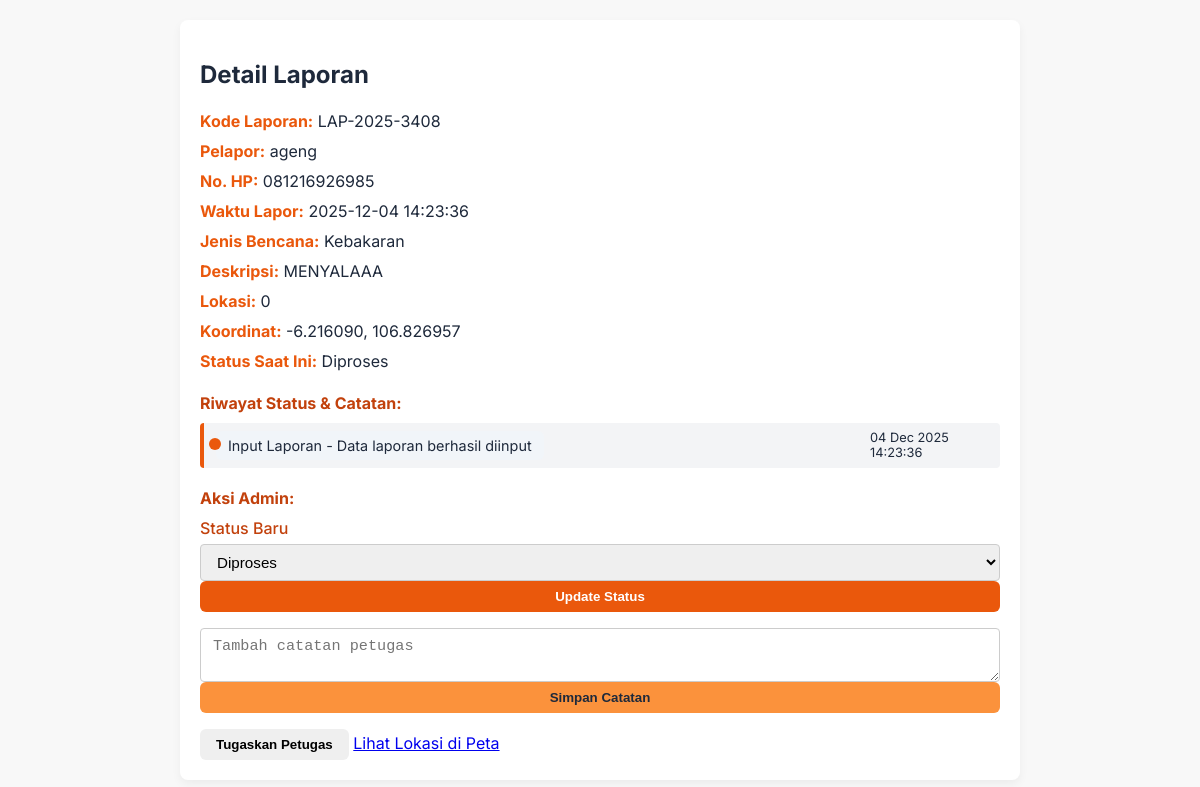
The page /admin/laporan_detail.php?id=22 (signed in) on the database its author committed.
### tables this page shows
CREATE TABLE `tb_laporan` (
  `id_laporan` int NOT NULL,
  `kode_laporan` varchar(20) NOT NULL,
  `nama_pelapor` varchar(100) NOT NULL,
  `no_hp` varchar(20) NOT NULL,
  `alamat` text NOT NULL,
  `latitude` decimal(10,6) DEFAULT NULL,
  `longitude` decimal(10,6) DEFAULT NULL,
  `jenis_bencana` enum('Banjir','Gempa Bumi','Tanah Longsor','Kebakaran','Angin Puting Beliung','Tsunami','Gunung Meletus','Kekeringan','Lainnya') NOT NULL,
  `jenis_kerusakan` enum('Ringan','Sedang','Berat','Sangat Berat') NOT NULL,
  `deskripsi` text,
  `foto` varchar(255) DEFAULT NULL,
  `status` enum('Menunggu','Diproses','Selesai') NOT NULL DEFAULT 'Menunggu',
  `id_petugas` int DEFAULT NULL,
  `catatan_admin` text,
  `tanggal_lapor` timestamp NULL DEFAULT CURRENT_TIMESTAMP,
  `tanggal_update` timestamp NULL DEFAULT CURRENT_TIMESTAMP ON UPDATE CURRENT_TIMESTAMP,
  `created_at` datetime NOT NULL DEFAULT CURRENT_TIMESTAMP
);

CREATE TABLE `tb_log_aktivitas` (
  `id_log` int NOT NULL,
  `id_admin` int DEFAULT NULL,
  `id_laporan` int DEFAULT NULL,
  `aksi` varchar(100) NOT NULL,
  `keterangan` text,
  `ip_address` varchar(50) DEFAULT NULL,
  `tanggal` timestamp NULL DEFAULT CURRENT_TIMESTAMP
);

### admin/laporan_detail.php (the view, shortened to what this page needs)
<?php
include '../config/database.php';
$id_laporan = intval($_GET['id'] ?? 0);
$data = mysqli_fetch_assoc(mysqli_query($koneksi, "SELECT * FROM tb_laporan WHERE id_laporan = $id_laporan"));
$riwayat = [];
$riq = mysqli_query($koneksi, "SELECT aksi, keterangan, tanggal FROM tb_log_aktivitas WHERE id_laporan = $id_laporan ORDER BY tanggal ASC");
while($r = mysqli_fetch_assoc($riq)){
    $riwayat[] = $r;
}
$lat = htmlspecialchars($data['latitude'] ?? '');
$lng = htmlspecialchars($data['longitude'] ?? '');
$maps_url = ($lat && $lng) ? "https://www.google.com/maps?q={$lat},{$lng}" : "#";
?>
<link rel="stylesheet" href="../assets/css/laporan_detail.css">
<div class="card card-laporan">
    <div class="card-body">
        <h2>Detail Laporan</h2>
        <p><strong>Kode Laporan:</strong> <?= htmlspecialchars($data['kode_laporan'] ?? '-') ?></p>
        <p><strong>Pelapor:</strong> <?= htmlspecialchars($data['nama_pelapor'] ?? '-') ?></p>
        <p><strong>No. HP:</strong> <?= htmlspecialchars($data['no_hp'] ?? '-') ?></p>
        <p><strong>Waktu Lapor:</strong> <?= htmlspecialchars($data['tanggal_lapor'] ?? '-') ?></p>
        <p><strong>Jenis Bencana:</strong> <?= htmlspecialchars($data['jenis_bencana'] ?? '-') ?></p>
        <p><strong>Deskripsi:</strong> <?= htmlspecialchars($data['deskripsi'] ?? '-') ?></p>
        <p><strong>Lokasi:</strong> <?= htmlspecialchars($data['alamat'] ?? '-') ?></p>
        <p><strong>Koordinat:</strong> <?= $lat ?>, <?= $lng ?></p>
        <p><strong>Status Saat Ini:</strong>
            <span class="badge badge-<?= strtolower($data['status'] ?? 'menunggu') ?>">
                <?= htmlspecialchars($data['status'] ?? '-') ?>
            </span>
        </p>
        <h4>Riwayat Status & Catatan:</h4>
        <div id="riwayat-container">
            <ul class="timeline-laporan">
                <?php foreach($riwayat as $r): ?>
                    <li class="timeline-laporan-item <?= ($r['aksi'] == $data['status']) ? 'active' : '' ?>">
                        <span class="timeline-laporan-time"><?= !empty($r['tanggal']) ? date('d M Y H:i:s', strtotime($r['tanggal'])) : '—' ?></span>
                        <span class="timeline-laporan-content">
                            <?= htmlspecialchars($r['aksi']) ?><?= !empty($r['keterangan']) ? ' - ' . htmlspecialchars($r['keterangan']) : '' ?>
                        </span>
                    </li>
                <?php endforeach; ?>
            </ul>
        </div>
        <h4>Aksi Admin:</h4>
        <div class="laporan-actions">
            <form id="form-update-status">
                <label>Status Baru</label>
                <select name="status" class="form-control" required>
                    <?php
                    $all_status = ['Menunggu','Diproses','Selesai'];
                    foreach($all_status as $s){
                        $selected = ($data['status'] ?? '') == $s ? 'selected' : '';
                        echo '<option value="'.htmlspecialchars($s).'" '.$selected.'>'.htmlspecialchars($s).'</option>';
                    }
                    ?>
                </select>
                <button type="submit" class="btn btn-success mt-2">Update Status</button>
            </form>
            <form id="form-tambah-catatan" style="margin-top:10px;">
                <textarea name="catatan" class="form-control" placeholder="Tambah catatan petugas"></textarea>
                <button type="submit" class="btn btn-primary mt-2">Simpan Catatan</button>
            </form>
            <button id="btn-tugaskan" class="btn btn-info mt-2">Tugaskan Petugas</button>
            <a href="<?= $maps_url ?>" target="_blank" class="btn btn-secondary mt-2">Lihat Lokasi di Peta</a>
        </div>
    </div>
</div>

### assets/css/laporan_detail.css (style rules this page uses)
.card { background-color: var(--bg-card); border-radius: var(--border-radius); box-shadow: 0 4px 10px rgba(0,0,0,0.05); padding: 20px; max-width: 800px; margin: 0 auto 30px auto; transition: box-shadow var(--transition-speed); }
.card h4 { margin-top: 20px; margin-bottom: 10px; color: var(--primary-dark); }
.card p { margin: 6px 0; line-height: 1.5; }
.card p strong { color: var(--primary); }
.card ul { list-style: none; padding-left: 0; }
.card ul li { padding: 8px 12px; margin-bottom: 6px; background-color: #f3f4f6; border-left: 4px solid var(--primary); border-radius: 4px; display: flex; justify-content: space-between; align-items: center; }
.card ul li:last-child { margin-bottom: 0; }
.card form { display: flex; flex-direction: column; }
.card form label { margin-bottom: 6px; font-weight: 500; color: var(--primary-dark); }
.card form .form-control { padding: 8px 12px; border: 1px solid #ccc; border-radius: 4px; font-size: 0.95rem; transition: border-color var(--transition-speed); }
.card button.btn { padding: 8px 16px; border: none; border-radius: 6px; cursor: pointer; font-weight: 600; transition: background-color var(--transition-speed), transform var(--transition-speed); }
.card button.btn-success { background-color: var(--primary); color: #fff; }
.card button.btn-primary { background-color: var(--primary-light); color: var(--secondary); }
.timeline-laporan { list-style: none; padding-left: 0; margin: 0; }
.timeline-laporan-item { position: relative; padding-left: 150px; margin-bottom: 15px; }
.timeline-laporan-item::before { content: ''; position: absolute; left: 0px; top: 5px; width: 12px; height: 12px; background-color: var(--primary, #ea580c); border-radius: 50%; }
.timeline-laporan-time { position: absolute; right: 0; width: 140px; font-size: 0.8rem; color: #64748b; }
.timeline-laporan-content { display: inline-block; background: #f1f5f9; padding: 6px 12px; border-radius: 6px; font-size: 0.9rem; }

### admin/laporan_detail.php (style rules this page uses)
.timeline-laporan { list-style: none; padding-left: 0; }
.timeline-laporan-item { margin-bottom: 12px; position: relative; padding-left: 140px; }
.timeline-laporan-item::before { content: ''; position: absolute; left: 5px; top: 15px; width: 12px; height: 12px; background: var(--primary); border-radius: 50%; }
.timeline-laporan-time { position: absolute; right: 0; width: 130px; font-size: 0.8rem; color: var(--gray-500); }
.timeline-laporan-content { display: inline-block; }

### rows shown on the page
tb_laporan: kode_laporan "LAP-2025-3408", nama_pelapor "ageng", no_hp "081216926985", tanggal_lapor "2025-12-04 14:23:36", jenis_bencana "Kebakaran", deskripsi "MENYALAAA", alamat "0", latitude "-6.216090", longitude "106.826957", status "Diproses"
tb_log_aktivitas: tanggal "04 Dec 2025 14:23:36", aksi "Input Laporan", keterangan "Data laporan berhasil diinput"

### other values the page prints
form field status "Diproses"
